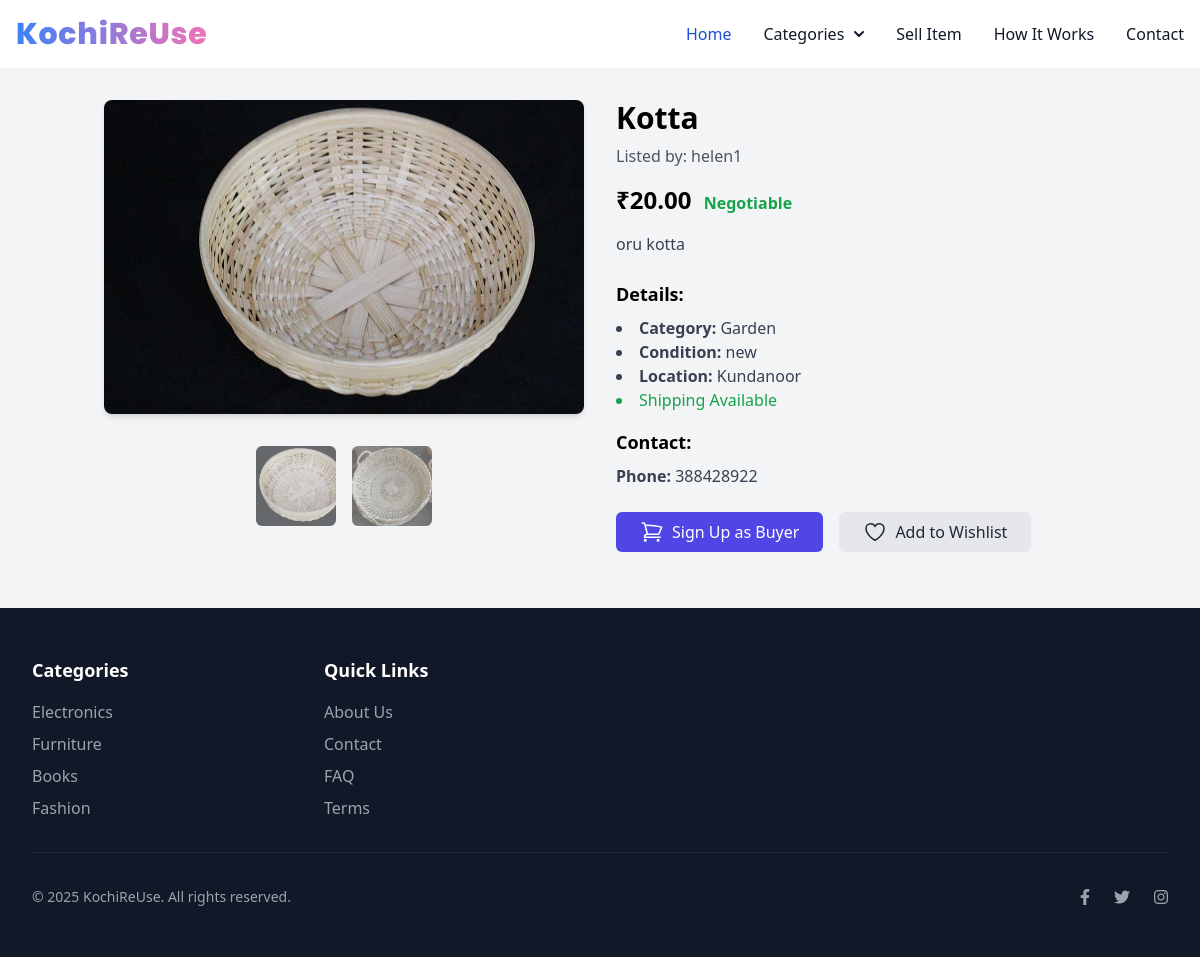
The app's page /listing/1/ with its own data.
### home/models.py (models this page shows, shortened)
class ListingImage(models.Model):
    listing = models.ForeignKey(Listing, related_name='listing_images', on_delete=models.CASCADE)
    image = models.ImageField(upload_to='listing_images/')

class Listing(models.Model):
    CATEGORY_CHOICES = [
        ('Mobile', 'Mobile'),
        ('Laptop', 'Laptop'),
        ('Vehicle', 'Vehicle'),
        ('Other', 'Other'),
    ]
    CONDITION_CHOICES = [
        ('new', 'New'),
        ('used', 'Used'),
        ('refurbished', 'Refurbished'),
    ]
    seller = models.ForeignKey(User, on_delete=models.CASCADE)
    title = models.CharField(max_length=200)
    description = models.TextField()
    price = models.DecimalField(max_digits=10, decimal_places=2)
    category = models.CharField(
        max_length=50, choices=Category.choices, default=Category.MOBILE
    )
    condition = models.CharField(
        max_length=50, choices=ItemCondition.choices, default=ItemCondition.USED
    )
    images = models.ImageField(upload_to='listings/%Y/%m/%d/', blank=True, null=True)
    additional_images = models.ManyToManyField(
        'ListingImage', related_name='additional_listings', blank=True
    )
    location = models.CharField(max_length=255)
    latitude = models.DecimalField(max_digits=9, decimal_places=6, null=True, blank=True)
    longitude = models.DecimalField(max_digits=9, decimal_places=6, null=True, blank=True)
    created_at = models.DateTimeField(auto_now_add=True)
    updated_at = models.DateTimeField(auto_now=True)
    is_available = models.BooleanField(default=True)
    year = models.IntegerField(null=True, blank=True)
    brand = models.CharField(max_length=100, blank=True, null=True)
    model = models.CharField(max_length=100, blank=True, null=True)
    contact_number = models.CharField(max_length=15, null=True, blank=True)
    shipping_available = models.BooleanField(default=False)
    negotiable = models.BooleanField(default=False)
    other_details = models.JSONField(default=dict, blank=True, null=True)

### home/views.py (the view)
# urls.py: path('listing/<int:listing_id>/', views.listing_detail, name='listing_detail'),
def listing_detail(request, listing_id):
    listing = get_object_or_404(Listing, id=listing_id)
    images = ListingImage.objects.filter(listing=listing)
    is_seller = False
    if hasattr(request.user, 'seller'):
        is_seller = True
    if not images.exists():
        images = [{"image": listing.images}]
    context = {
        "listing": listing,
        "images": images,
        "is_seller": is_seller,
    }
    return render(request, "listing_detail.html", context)

### templates/listing_detail.html (shortened to what this page needs)
{% extends 'base.html' %}
{% block content %}
<link rel="stylesheet" href="https://cdn.jsdelivr.net/npm/glightbox/dist/css/glightbox.min.css">
<div class="bg-gray-100">
  <div class="container mx-auto px-4 py-8">
    <div class="flex flex-col md:flex-row md:items-start gap-8">
      <div class="w-full md:w-1/2">
        <a href="{{ images.0.image.url }}" class="glightbox">
          <img src="{{ images.0.image.url }}" alt="{{ listing.title }}"
               class="w-full h-auto rounded-lg shadow-md mb-4" id="mainImage">
        </a>
        <div class="flex gap-4 py-4 justify-center overflow-x-auto">
          {% for image in images %}
          <a href="{{ image.image.url }}" class="glightbox">
            <img src="{{ image.image.url }}" alt="Thumbnail {{ forloop.counter }}"
                 class="size-16 sm:size-20 object-cover rounded-md cursor-pointer opacity-60 hover:opacity-100 transition duration-300"
                 onclick="changeImage('{{ image.image.url }}')">
          </a>
          {% endfor %}
        </div>
      </div>
      <div class="w-full md:w-1/2">
        <h2 class="text-3xl font-bold mb-2">{{ listing.title }}</h2>
        <p class="text-gray-600 mb-4">Listed by: {{ listing.seller.username }}</p>
        <div class="mb-4">
          <span class="text-2xl font-bold mr-2">₹{{ listing.price }}</span>
          {% if listing.negotiable %}
            <span class="text-green-600 font-semibold">Negotiable</span>
          {% endif %}
        </div>
        <p class="text-gray-700 mb-6">{{ listing.description }}</p>
        <div class="mb-4">
          <h3 class="text-lg font-semibold mb-2">Details:</h3>
          <ul class="list-disc list-inside text-gray-700">
            <li><strong>Category:</strong> {{ listing.get_category_display }}</li>
            <li><strong>Condition:</strong> {{ listing.get_condition_display }}</li>
            <li><strong>Location:</strong> {{ listing.location }}</li>
            {% if listing.shipping_available %}
              <li class="text-green-600">Shipping Available</li>
            {% else %}
              <li class="text-red-600">Pickup Only</li>
            {% endif %}
          </ul>
        </div>
        <div class="mb-6">
          <h3 class="text-lg font-semibold mb-2">Contact:</h3>
          <p class="text-gray-700"><strong>Phone:</strong> {{ listing.contact_number }}</p>
        </div>
        {% if not is_seller %}
        <div class="flex space-x-4 mb-6">
            {% if listing.is_available %}
                {% if user.is_authenticated and user.buyer %}
                <button id="open-modal" class="bg-indigo-600 flex gap-2 items-center text-white px-6 py-2 rounded-md hover:bg-indigo-700 focus:outline-none focus:ring-2 focus:ring-indigo-500 focus:ring-offset-2">
                    <svg xmlns="http://www.w3.org/2000/svg" fill="none" viewBox="0 0 24 24" stroke-width="1.5" stroke="currentColor" class="size-6">
                        <path stroke-linecap="round" stroke-linejoin="round" d="M2.25 3h1.386c.51 0 .955.343 1.087.835l.383 1.437M7.5 14.25a3 3 0 0 0-3 3h15.75m-12.75-3h11.218c1.121-2.3 2.1-4.684 2.924-7.138a60.114 60.114 0 0 0-16.536-1.84M7.5 14.25 5.106 5.272M6 20.25a.75.75 0 1 1-1.5 0 .75.75 0 0 1 1.5 0Zm12.75 0a.75.75 0 1 1-1.5 0 .75.75 0 0 1 1.5 0Z" />
                    </svg>
                    Make Offer
                </button>
                {% else %}
                <a href="{% url 'buyer_signup' %}" class="bg-indigo-600 flex gap-2 items-center text-white px-6 py-2 rounded-md hover:bg-indigo-700 focus:outline-none focus:ring-2 focus:ring-indigo-500 focus:ring-offset-2">
                    Sign Up as Buyer
                </a>
                {% endif %}
            {% endif %}
            <a href="{% url 'add_to_wishlist' listing.id %}">
                <button class="bg-gray-200 flex gap-2 items-center text-gray-800 px-6 py-2 rounded-md hover:bg-gray-300 focus:outline-none focus:ring-2 focus:ring-gray-500 focus:ring-offset-2">
                    Add to Wishlist
                </button>
            </a>
        </div>
        {% endif %}
    </div>
  </div>
</div>
{% endblock %}

### records on screen
ListingImage: image (picture)
ListingImage: image (picture)
Listing: title "Kotta", seller.username "helen1", price "20.00", description "oru kotta", category "Garden", condition "new", location "Kundanoor", contact_number "388428922"
